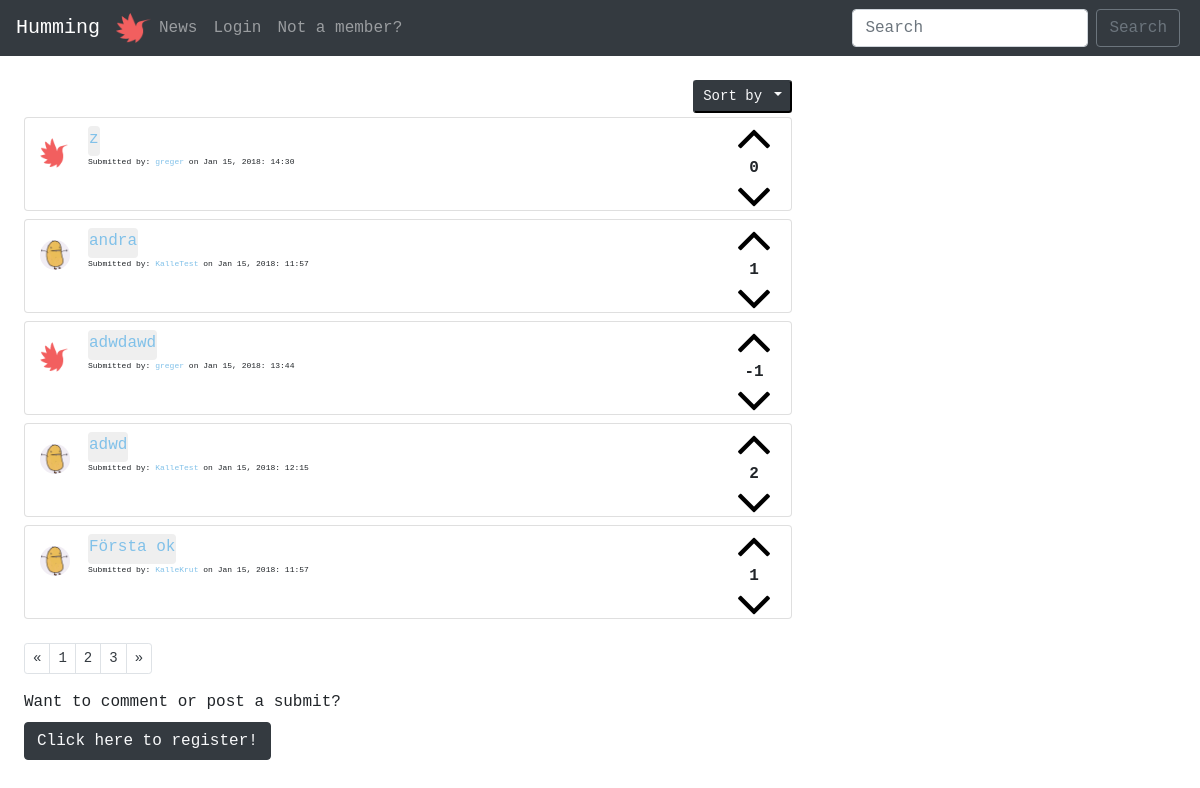
Page /php/sort/alphabetic.php on the committed database.
### tables this page shows
CREATE TABLE "posts" (
	`title`	TEXT NOT NULL,
	`description`	TEXT NOT NULL,
	`url`	TEXT,
	`postID`	INTEGER NOT NULL PRIMARY KEY AUTOINCREMENT UNIQUE,
	`postdate`	INTEGER,
	`userID`	INTEGER,
	`voteDir`	INTEGER
);

CREATE TABLE "users" (
	`userID`	INTEGER PRIMARY KEY AUTOINCREMENT,
	`username`	VARCHAR NOT NULL UNIQUE,
	`email`	VARCHAR NOT NULL UNIQUE,
	`password`	VARCHAR NOT NULL,
	`bio`	VARCHAR,
	`picture`	VARCHAR
);

### php/functions.php (called while the page is built, shortened)
<?php
function posts($pdo) {
  $allPosts = "SELECT *
               FROM posts
               LEFT JOIN users
               ON posts.userID=users.userID
               ORDER BY postID DESC";
  $statement = $pdo->prepare($allPosts);
  $statement->execute();
  $resultPosts = $statement->fetchAll(PDO::FETCH_ASSOC);
  return $resultPosts;
}
function postsAlphabetic($pdo) {
  $alphabetic =  "SELECT * FROM posts
                  LEFT JOIN users
                  ON posts.userID=users.userID
                  ORDER BY title DESC";
  $statement = $pdo->prepare($alphabetic);
  $statement->execute();
  $resultAlphabetic = $statement->fetchAll(PDO::FETCH_ASSOC);
  return $resultAlphabetic;
}
function voteSum($pdo, $postID) {
  $voteSum =  "SELECT sum(voteDir)
               AS score
               FROM votes
               WHERE postID= :postID";
  $statement = $pdo->prepare($voteSum);
  $statement->bindParam(':postID', $postID, PDO::PARAM_INT);
  $statement->execute();
  $resultvoteSum = $statement->fetch(PDO::FETCH_ASSOC);
  return $resultvoteSum;
}

### php/sort/alphabetic.php (the view, shortened to what this page needs)
<?php require __DIR__.'/../../viewings/header.php'; ?>
<?php $alphabetics = postsAlphabetic($pdo) ?>
<?php $submits = posts($pdo) ?>
<div class="m-4">
  <div class="col-sm-8 p-0">
    <div class="dropdown float-right mb-1 dropdownSize">
      <button class="btn-sm btn-dark text-light dropdown-toggle" type="button" id="dropdownMenu2" data-toggle="dropdown" aria-haspopup="true" aria-expanded="false">
        Sort by
      </button>
    </div>
  </div>
  <?php foreach($alphabetics as $alphabetic => $value):?>
    <div class="card col-sm-8 mt-2 pr-0">
      <div class="card-body pl-0 pt-1 pb-1">
        <div class="float-right voteFlex mb-1">
          <?php if (isset($_SESSION['users'])): ?>
            <button class="cursorPointer btn btn-link p-0 upvote" type="button" name="upvotes" data-dir="1" value="<?php echo $value['postID'] ?>">
              <img class="upvotes" src="/../../images/up-arrow.png" alt="">
            </button>
          <?php else: ?>
            <a class="m-0" href="/registerform.php">
              <button class="cursorPointer btn btn-link p-0 m-0" type="button">
                <img class="upvotes" src="/../../images/up-arrow.png" alt="">
              </button>
            </a>
          <?php endif; ?>
          <?php $voteSum = voteSum($pdo, $value['postID'])?>
          <p class="voteSums m-0 text-center font-weight-bold
          <?php if (isset($_SESSION['users'])) {
            foreach($voteDirs as $voteDir) {
              if ($voteDir['voteDir'] == 1 ) {
                echo "upVoteRed";}
                if ($voteDir['voteDir'] == -1 ) {
                  echo "downVoteBlue";}
                }
              }?>" name="voteSums">
              <?php if ($voteSum['score'] == null): ?>
                <?php echo "0"?>
              <?php else: echo $voteSum['score'] ?>
              <?php endif; ?>
            </p>
            <?php if (isset($_SESSION['users'])): ?>
              <button class="cursorPointer btn btn-link p-0 m-0 downvote" type="button" name="downvotes" data-dir="-1" value="<?php echo $value['postID'] ?>">
                <img class="downvotes" src="/../../images/down-arrow.png" alt="">
              </button>
            <?php else: ?>
              <a class="m-0" href="/registerform.php">
                <button class="cursorPointer btn btn-link p-0" type="button">
                  <img class="downvotes" src="/../../images/down-arrow.png" alt="">
                </button>
              </a>
            <?php endif; ?>
          </div>
          <a href="../allProfiles.php?id=<?php echo $value['userID']?>">
            <img class="float-left profilePicSubs mt-3 mr-3 " src=" <?php if(isset($value['picture'])): ?>
              <?php echo "/../../profileImages/".$value['picture']; ?>
            <?php else: echo "/../../images/potato.jpg"; ?>
            <?php endif; ?>" alt="">
          </a>
          <blockquote class="d-block blockquote mb-0 ml-4 pl-4 mt-1">
            <form class="col-10 text-truncate pl-0" action="../../commentsform.php" method="GET">
              <button class="btn cursorPointer m-0 p-0 pb-1 " type="submit" name="id" value="<?php echo $value['postID'] ?>">
                <p class="m-0 anchor-color"><?php echo $value['title'];?></p>
              </button>
            </form>
            <p class="mb-0 smallfont">
              Submitted by: <a class="anchor-color" href="/php/allProfiles.php?id=<?php echo $value['userID']?>"><?php echo $value['username']?></a> on <?php echo $value['postdate'] ?>
            </p>
          </blockquote>
        </div>
      </div>
    <?php endforeach; ?>
    <nav>
      <ul class="pagination pagination-sm pt-4">
        <li class="page-item">
          <a class="page-link text-dark" href="#" aria-label="Previous">
            <span aria-hidden="true">&laquo;</span>
          </a>
        </li>
        <li class="page-item"><a class="page-link text-dark" href="#">1</a></li>
        <li class="page-item"><a class="page-link text-dark" href="#">2</a></li>
        <li class="page-item"><a class="page-link text-dark" href="#">3</a></li>
        <li class="page-item">
          <a class="page-link text-dark" href="#" aria-label="Next">
            <span aria-hidden="true">&raquo;</span>
          </a>
        </li>
      </ul>
    </nav>
    <?php if (!isset($_SESSION['users'])): ?>
      <label>Want to comment or post a submit?</label><br>
      <button class="btn btn-dark text-light">
        <a href="/registerform.php"><p class="m-0 text-light">Click here to register!</p></a>
      </button>
    <?php endif; ?>
  </div>

### style/main.css (style rules this page uses)
html body { height: 100%; width: 100%; }
* { font-family: monospace; }
ul { list-style-type: none; }
a { text-decoration: none; }
.smallfont { font-size: 8px; }
.profilePicSubs { border-radius: 100px; height: 30px; width: 30px; }
.cursorPointer { cursor: pointer; }
.anchor-color { color: #81c1e9; }
.voteFlex { height: 80px; display: flex; flex-flow: column nowrap; justify-content: space-between; align-items: center; }
.voteSums { font-size: 16px; display: block; }

### rows in the picture
posts: shows "0", userID.picture (picture), $value['postID'] 5 (drawn), title "z", userID.username "greger", postdate "Jan 15, 2018: 14:30"
posts: score "1", $value['postID'] 2 (drawn), title "andra", userID.username "KalleTest", postdate "Jan 15, 2018: 11:57"
posts: score "-1", userID.picture (picture), $value['postID'] 4 (drawn), title "adwdawd", userID.username "greger", postdate "Jan 15, 2018: 13:44"
posts: score "2", $value['postID'] 3 (drawn), title "adwd", userID.username "KalleTest", postdate "Jan 15, 2018: 12:15"
posts: score "1", title "Första ok", userID.username "KalleKrut", postdate "Jan 15, 2018: 11:57"
